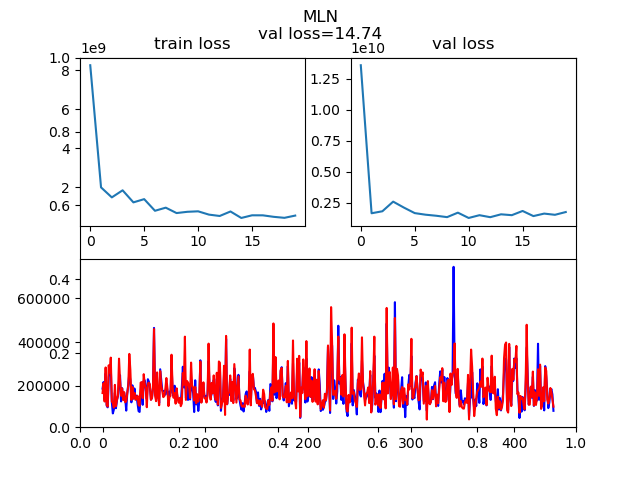

Write Python code to recreate this figure.
# -*- coding: utf-8 -*-
'''
Multi-Linear Network
'''
# @Time : 2023/5/3 11:29
# @Author : LINYANZHEN
# @File : MLN.py
import torch
import torch.nn as nn
import numpy as np
import matplotlib

matplotlib.use('agg')
import matplotlib.pyplot as plt
import torch.nn.functional as F
import tqdm
from torch.optim import lr_scheduler
from sklearn import metrics
import dataset


class MLN(nn.Module):
    def __init__(self):
        super(MLN, self).__init__()
        # 全连接层，用于最后的回归
        self.input_fc = torch.nn.Linear(79, 256)
        self.act = nn.ReLU()
        self.body = nn.Sequential(*[nn.Linear(256, 512),
                                    nn.ReLU(),
                                    nn.Linear(512, 1024),
                                    nn.ReLU(),
                                    nn.Linear(1024, 2048),
                                    nn.ReLU(),
                                    nn.Linear(2048, 1024),
                                    nn.ReLU(),
                                    nn.Linear(1024, 512),
                                    nn.ReLU(),
                                    nn.Linear(512, 256),
                                    ])
        self.output_fc = torch.nn.Linear(256, 1)

    def forward(self, x):
        x = self.input_fc(x)
        x = self.act(x)
        x = self.body(x)
        x = self.act(x)
        x = self.output_fc(x)
        return x


def train_and_val(model, train_loader, val_loader, epoch, criterion, optimizer, scheduler):
    train_loss_list = []
    val_loss_list = []
    for i in range(epoch):
        print("[Epoch {}/{}] lr={}".format(i + 1, epoch, optimizer.state_dict()['param_groups'][0]['lr']))
        train_epoch_loss = 0
        progress = tqdm.tqdm(train_loader, total=len(train_loader))
        for (x, y, masks) in progress:
            x = x.to(device)
            y = y.to(device)
            out = model(x)
            optimizer.zero_grad()
            loss = criterion(out, y)
            loss.backward()
            optimizer.step()
            train_epoch_loss += loss.item()
        train_epoch_loss /= len(train_loader)
        train_loss_list.append(train_epoch_loss)

        val_epoch_loss = 0
        progress = tqdm.tqdm(val_loader, total=len(val_loader))
        with torch.no_grad():
            for (x, y, masks) in progress:
                x = x.to(device)
                y = y.to(device)
                out = model(x)
                loss = criterion(out, y)
                val_epoch_loss += loss.item()
        val_epoch_loss /= len(val_loader)
        val_loss_list.append(val_epoch_loss)
        print("train loss={}".format(train_epoch_loss))
        print("val loss={}".format(val_epoch_loss))
        scheduler.step()
    return train_loss_list, val_loss_list


def mean_absolute_percentage_error(y_true, y_pred):
    return np.mean(np.abs((y_true - y_pred) / y_true)) * 100


def rmse(y_true, y_pred):
    return np.sqrt(np.mean(np.sum(np.power((y_true - y_pred), 2))))


if __name__ == '__main__':
    train_loader, val_loader = dataset.get_dataset(0.7)
    # device = "cuda:0"
    device = "cpu"
    model = MLN().to(device)

    criterion = nn.MSELoss()
    optimizer = torch.optim.Adam(model.parameters(), lr=1e-3)
    scheduler = lr_scheduler.MultiStepLR(optimizer, milestones=[50, 100, 150], gamma=0.5)
    train_loss_list, val_loss_list = train_and_val(model, train_loader, val_loader, 20, criterion, optimizer,
                                                   scheduler)
    torch.save(model.state_dict(), "MLN.pth")

    # 导入模型，在测试集中
    model.load_state_dict(torch.load("MLN.pth"))
    y_list = []
    pred_list = []
    progress = tqdm.tqdm(val_loader, total=len(val_loader))
    with torch.no_grad():
        for (x, y, masks) in progress:
            x = x.to(device)
            y = y.to(device)
            masks = masks.to(device)
            out = model(x)
            # out = model(x, masks[0])
            y_list.append(y.cpu().item())
            pred_list.append(out.cpu().item())
    y_list = np.array(y_list)
    pred_list = np.array(pred_list)
    test_loss = mean_absolute_percentage_error(y_list, pred_list)
    print("val loss={}".format(test_loss))
    fig ,ax= plt.subplots()
    fig.suptitle('MLN\nval loss={0:.2f}'.format(test_loss))

    # ax.plot(y_list, "blue", label="y")
    # ax.plot(pred_list, "red", label="pred")
    # fig.savefig("MLN_test.png")

    ax_train_loss = fig.add_subplot(2, 2, 1)
    ax_val_loss = fig.add_subplot(2, 2, 2)
    ax_pred_y = fig.add_subplot(2, 1, 2)
    # 画loss
    ax_train_loss.plot(train_loss_list)
    ax_train_loss.set_title("train loss")
    ax_val_loss.plot(val_loss_list)
    ax_val_loss.set_title("val loss")
    ax_pred_y.plot(y_list, "blue", label="y")
    ax_pred_y.plot(pred_list, "red", label="pred")
    fig.savefig("MLN.png")
